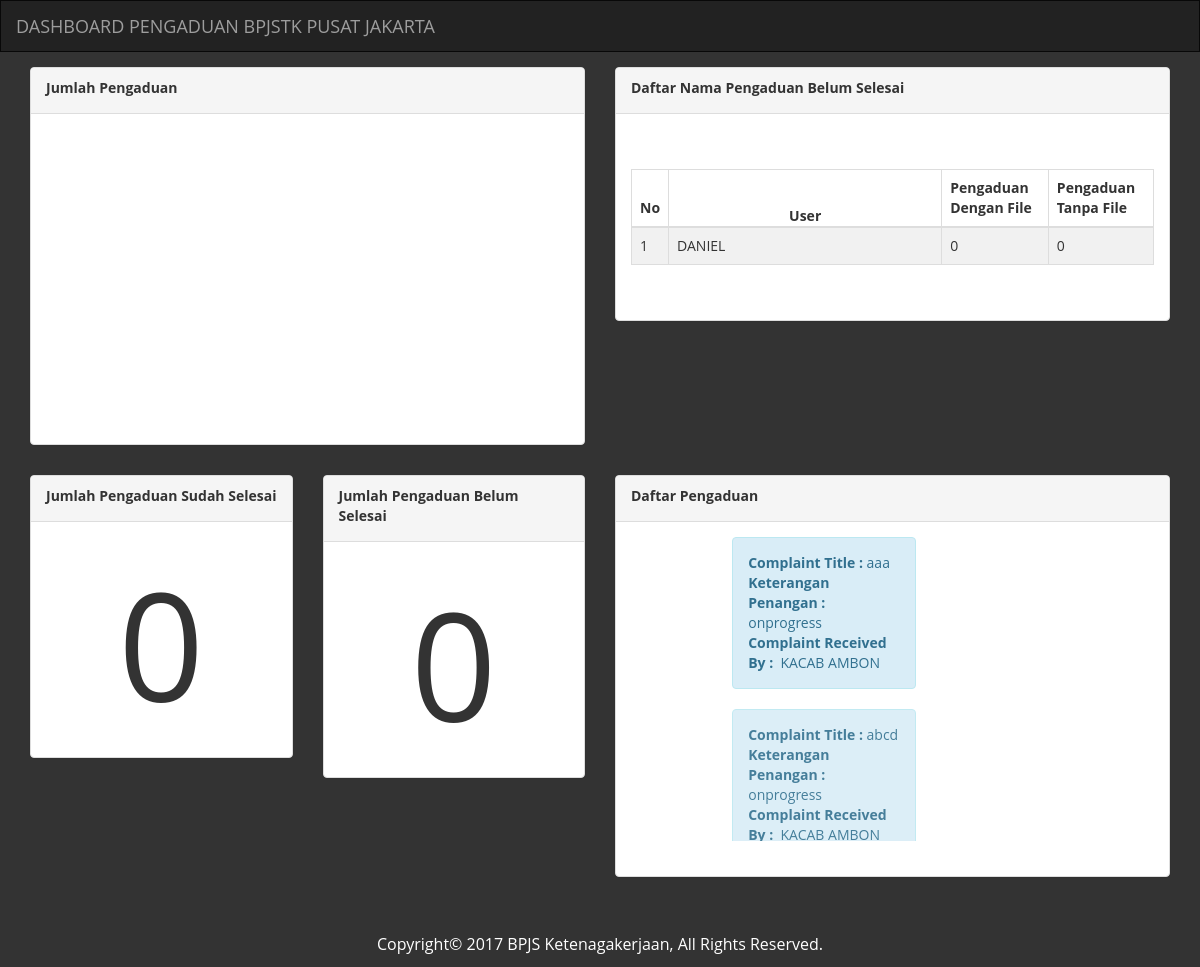
The page / on the database its author committed.
### tables this page shows
CREATE TABLE `user` (
  `id` int(100) NOT NULL,
  `iduser` varchar(10) NOT NULL,
  `username` varchar(100) NOT NULL,
  `password` varchar(50) NOT NULL,
  `divisi` varchar(100) NOT NULL,
  `jabatan` varchar(100) NOT NULL,
  `image` varchar(50) NOT NULL,
  `lokasi` varchar(100) NOT NULL
);

CREATE TABLE `complaint` (
  `id` int(100) NOT NULL,
  `userid` varchar(100) DEFAULT NULL,
  `idofcomplaintrecord` varchar(100) DEFAULT NULL,
  `usercomplaint` varchar(100) DEFAULT NULL,
  `numberofcomplaintrecord` varchar(100) DEFAULT NULL,
  `complaintdate` date DEFAULT NULL,
  `complaintrecord` date NOT NULL,
  `complainttitle` text,
  `complaintreceivedby` varchar(100) DEFAULT NULL,
  `complaintmedia` varchar(100) DEFAULT NULL,
  `complainttype` varchar(100) DEFAULT NULL,
  `complaintinformation` text,
  `photo` varchar(100) NOT NULL,
  `video` varchar(100) NOT NULL,
  `status` varchar(100) DEFAULT NULL,
  `opencount` int(100) NOT NULL,
  `datefinished` date NOT NULL,
  `totalhari` int(100) NOT NULL
);

### index.php (the view, shortened to what this page needs)
<?php
include('config.php');
?>
<!DOCTYPE html>
<html xmlns="http://www.w3.org/1999/xhtml">
<head>
    <link href="assets/css/bootstrap.css" rel="stylesheet" />
    <link href="assets/css/font-awesome.css" rel="stylesheet" />
    <link href="assets/css/custom.css" rel="stylesheet" />
</head>
<body>
  <nav class="navbar navbar-inverse">
  <div class="container-fluid">
    <div class="navbar-header">
      <a class="navbar-brand" href="#">DASHBOARD PENGADUAN BPJSTK PUSAT JAKARTA</a>
    </div>
  </div>
</nav>
<div class="container-fluid">
    <div class="row" style="margin-top: -20px;">
<div class="panel-body">
    <div class="col-md-6">
            <div class="panel panel-default">
                <div class="panel-heading">
                <label>Jumlah Pengaduan</label>
                </div>
                <div class="panel-body">
                            <div id="container" style="min-width: 310px; height: 300px; margin: 0 auto"></div>
                </div>
            </div>
        </div>
    <div class="col-md-6">
            <div class="panel panel-default">
                <div class="panel-heading">
                    <label>Daftar Nama Pengaduan Belum Selesai</label>
                </div>
                <div class="panel-body">
                <br>
                <br>
                <table class="table table-striped table-bordered table-hover">
                <thead>
                    <tr>
                        <th>No</th>
                        <th style="padding: 0 120px 0 120px; ">User</th>
                        <th>Pengaduan Dengan File</th>
                        <th>Pengaduan Tanpa File</th>
                    </tr>
                </thead>
                <tbody>
                        <?php
                            $n=1;
                            $sql2 = "SELECT * FROM user WHERE lokasi='kawil'";
                            $result2 = mysqli_query($db,$sql2);
                            while($row2 = mysqli_fetch_array($result2)){
                                $uidfile=$row2['iduser'];
                                $sqlfile = "SELECT count(*) AS total_file FROM complaint INNER JOIN user ON userid = iduser WHERE photo<>'' OR video<>'' AND userid='$uidfile' AND lokasi='kawil' AND status='onprogress' ORDER BY total_file DESC";
                                $resultfile = mysqli_query($db,$sqlfile);
                                $rowfile = mysqli_fetch_array($resultfile);
                                $sqlnofile = "SELECT count(*) AS total_file FROM complaint INNER JOIN user ON userid = iduser WHERE photo='' AND video='' AND userid='$uidfile' AND lokasi='kawil' AND status='onprogress' ORDER BY total_file DESC";
                                $resultnofile = mysqli_query($db,$sqlnofile);
                                $rownofile = mysqli_fetch_array($resultnofile);
                                if ($n<=5) {
                                    echo "<tr>
                                <td>".$n."</td>
                                <td>".$row2['username']."</td>
                                <td>".$rowfile['total_file']."</td>
                                <td>".$rownofile['total_file']."</td>
                                </tr>";
                                $n++;
                                }
                            }
                        ?>
                    </tbody>
                    </table>
                <br>
                </div>
            </div>
        </div>
 </div>
</div>
<div class="row" style="margin-top: -20px;">
<div class="panel-body">
    <div class="col-md-3">
          <div class="panel panel-default">
            <div class="panel-heading">
                <label>Jumlah Pengaduan Sudah Selesai </label>
            </div>
            <div class="panel-body">
            <?php
            $sqlfinished = "SELECT count(*) AS total_finished FROM complaint INNER JOIN user ON userid = iduser WHERE status='selesai' AND lokasi='kawil'";
            $resultfinished = mysqli_query($db,$sqlfinished);
            $rowfinished = mysqli_fetch_array($resultfinished);
            echo '<h1 class="text-center position2">'.$rowfinished["total_finished"].'</h1>';
            ?>
            </div>
          </div>
        </div>
        <div class="col-md-3">
          <div class="panel panel-default">
            <div class="panel-heading">
                <label>Jumlah Pengaduan Belum Selesai</label>
            </div>
            <div class="panel-body">
            <?php
            $sqlonprogress = "SELECT count(*) AS total_progress FROM complaint INNER JOIN user ON userid = iduser WHERE status='onprogress' AND lokasi='kawil'";
            $resultonprogress = mysqli_query($db,$sqlonprogress);
            $rowonprogress = mysqli_fetch_array($resultonprogress);
            echo '<h1 class="text-center position2">'.$rowonprogress['total_progress'].'</h1>';
            ?>
            </div>
          </div>
        </div>
            <div class="col-md-6">
          <div class="panel panel-default">
            <div class="panel-heading">
                <label>Daftar Pengaduan</label>
            </div>
            <div class="panel-body">
            <div class="vticker">
            <ul id="complaintz">
            <?php
            $sql3 = "SELECT * FROM complaint";
                    $result3 = mysqli_query($db,$sql3);
                    while($row3 = mysqli_fetch_array($result3)){
                       echo '<li style="padding-left:20%;padding-right:20%;"><div class="alert alert-info">
                        <span style="font-weight: bold;">Complaint Title : </span>
                        <span>'.$row3["complainttitle"].'<br>
                        <span style="font-weight: bold;">Keterangan Penangan : </span>
                        <span>'.$row3["status"].'</span><br>
                        <span style="font-weight: bold;">Complaint Received By : </span>
                        <i style="color: black;" ></i>&nbsp<span>'.$row3["complaintreceivedby"].'</span>
                        </li>';
                    }
            ?>
            </ul>
            </div>
            </div>
            <br>
          </div>
            </div>
</div>
</div>
</div>
<footer class="text-center">
  <p style="color: white;">Copyright&copy; 2017 BPJS Ketenagakerjaan, All Rights Reserved.</p>
</footer>
</body>
</html>

### assets/css/custom.css (style rules this page uses)
body { font-family: 'Open Sans', sans-serif; background-color: rgba(47,47,47,0.98); }
.text-center { text-align:center; }
p { font-size:16px; line-height:25px; padding-top:20px; }
@media (min-width:768px) { .navbar { border-radius: 0px; } }
.position2 { padding-top: 5px; padding-bottom: 5px; font-size: 150px; }
.table-striped > tbody > tr:nth-child(odd) { background-color: #f1f1f1; }
ul { list-style-type: none; }

### rows shown on the page
user: username "DANIEL", total_file "0"
complaint: complainttitle "abcd", status "onprogress", complaintreceivedby "KACAB AMBON"
complaint: complainttitle "aaa", status "onprogress", complaintreceivedby "KACAB AMBON"

### other values the page prints
$rowfinished["total_finished"] "0"
$rowonprogress['total_progress'] "0"
